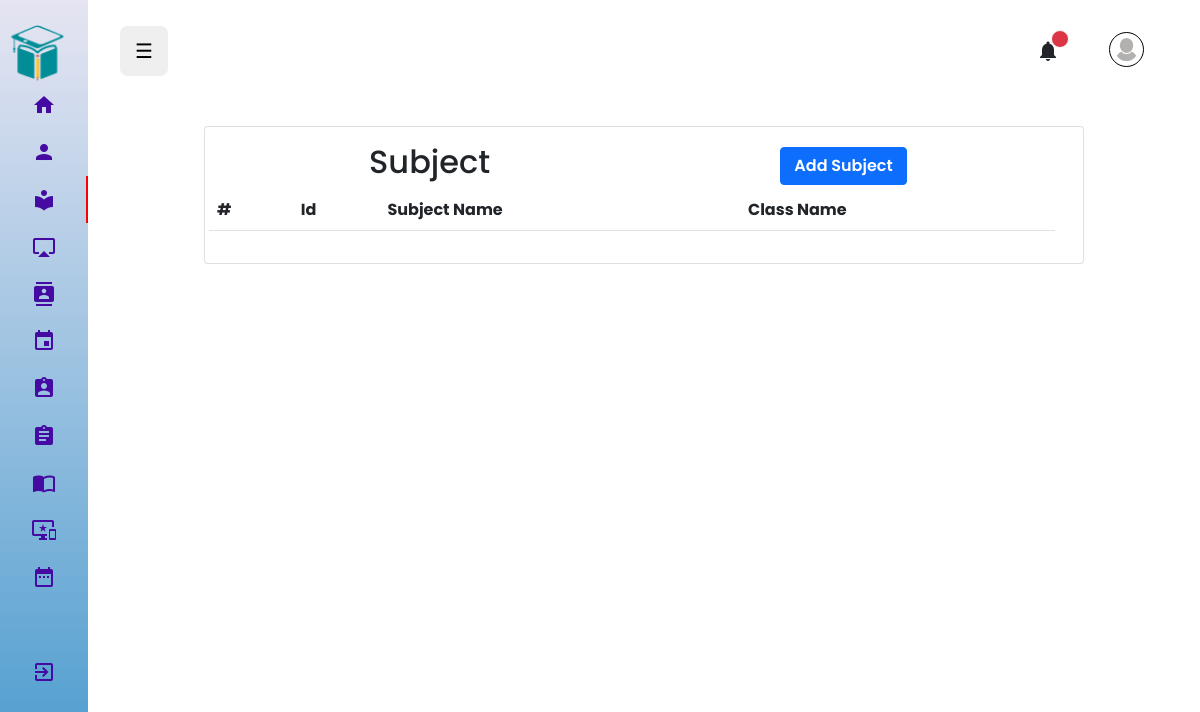
/admin/subject/Subject.php, run on an earlier commit of the app's database.
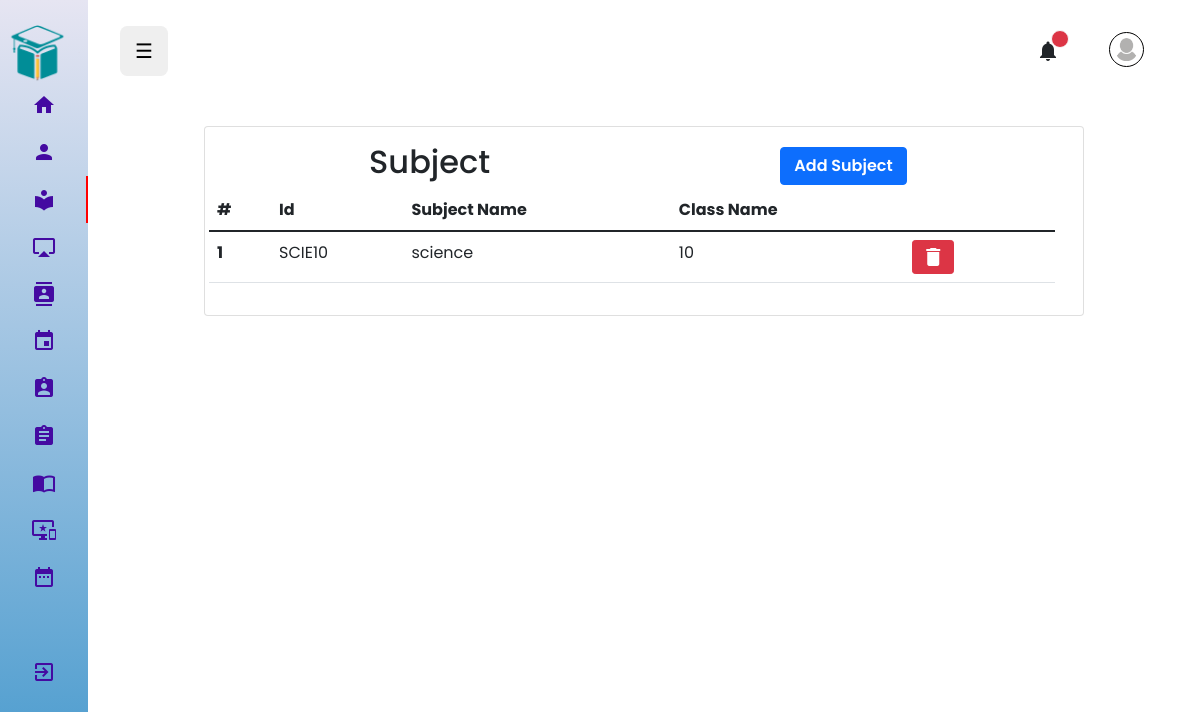
And on a later commit of the database.
### tables this page shows
CREATE TABLE `subject` (
  `subject_id` varchar(255) NOT NULL,
  `name` varchar(255) NOT NULL,
  `class` int(11) NOT NULL,
  `overall_ratings` int(20) DEFAULT NULL
);

### admin/subject/Subject.php (the view, shortened to what this page needs)
<?php
    include('../mainInclude/header.php');
?>
<section id="content">
    <div class="container p-4">
        <div class="card" style="width: 55rem;margin:auto;">
            <div class="card-body">
            <div class="row admin-mybooks-header">
        <h2>Subject</h2>
          <button type="button" class="btn btn-primary abutton" data-bs-toggle="modal" data-bs-target="#addsubjectModalCenter">
        Add Subject
        </button>
<table class="table table-hover">
            <thead>
                <tr>
                    <th scope="col">#</th>
                    <th scope="col">Id</th>
                    <th scope="col">Subject Name</th>
                    <th scope="col">Class Name</th>
                </tr>
                </thead>
                <tbody>
            <?php
            include_once('../../dbConnection.php');
                $sql = "SELECT * FROM subject";
                    $query = mysqli_query($conn, $sql);
                    $count=1;
                    while($result = mysqli_fetch_assoc($query)){
                        echo"<tr><th scope='row'>".$count++."</th>";
                        echo "<td>".$result['subject_id']."</td>";
                        echo "<td>".$result['name']."</td>";
                        echo "<td>".$result['class']."</td>";
                         echo'
                            <td>
                                <button class="btn btn-danger btn-sm deletebtn" type="button" id="'.$result['subject_id'].'"><span class="material-icons">
                                delete
                                </span></button>
                            </td>
                            <td>
                               <input type="hidden" id="sub" value="'.$result['subject_id'].'">
                          </td>
                        </tr>
                        ';
                    }
                    ?>
            </tbody>
        </table>
    </div>
            </div>
        </div>
    </div>
    </div>
<?php include('../mainInclude/footer.php'); ?>

What changed in the data, as far as the page shows it:
added subject: subject_id "SCIE10", name "science", class "10"
